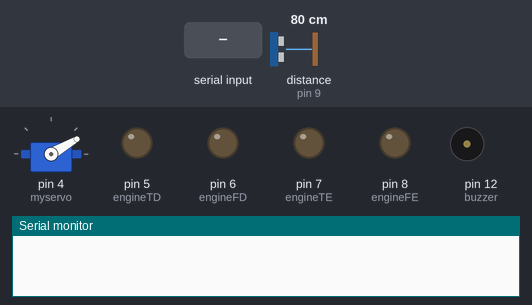
This sketch was run on a simulated Arduino Uno, built with avr-gcc and run on an emulated ATmega328P. On the bench: servo, output pins drawn as LEDs (lit = HIGH), buzzer (waves = sounding), the last lines printed to the serial monitor. The test bench sets the inputs (shaded band); at power-on: distance to the obstacle (sensor on pin 9) 80 cm.

Above: at 1.2 s.
1.3 s: "B" received over the second serial link
At 4.2 s:
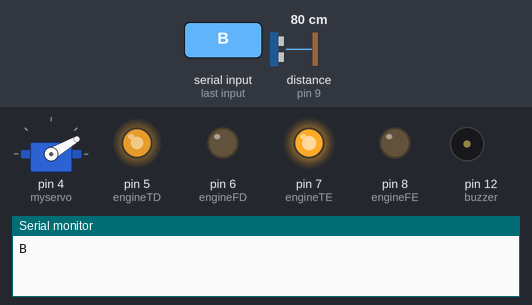
4.3 s: "C" received over the second serial link
At 5.6 s:
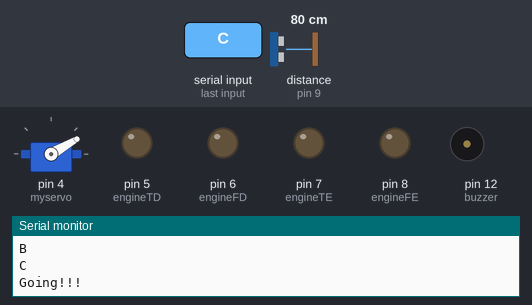
5.9 s: "E" received over the second serial link
At 6.6 s:
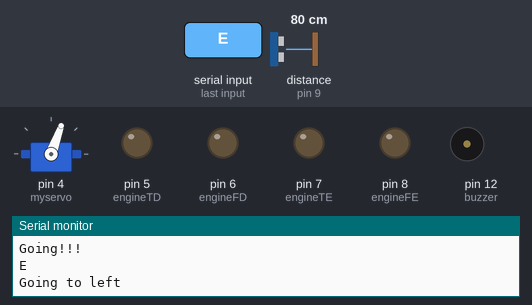
7.4 s: "D" received over the second serial link
At 7.7 s:
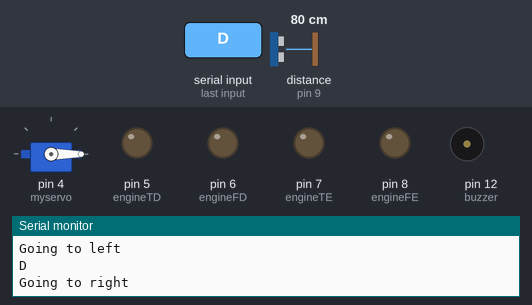
8.9 s: "D" received over the second serial link
Timing chart, 0 to 11.5 s (numbered marks = the images above; inputs shaded):
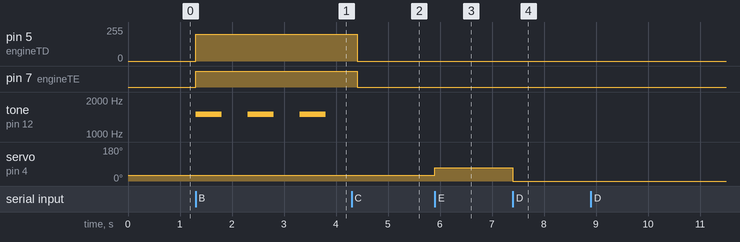

Measured:
- after the input at 1.3 s, pin 5 (engineTD): 0/255 → 200/255 at once; pin 7 (engineTE): LOW → HIGH at once; tone on pin 12 (buzzer): alternates 1500 Hz for 0.50 s and silent for 0.50 s, starting at once
- after the input at 4.3 s, pin 5 (engineTD): 200/255 → 0/255 after 0.11 s; pin 7 (engineTE): HIGH → LOW after 0.11 s; tone on pin 12 (buzzer): stops changing and stays silent
- after the input at 5.9 s, servo on pin 4 (myservo): 30° → 70° at once
- after the input at 7.4 s, servo on pin 4 (myservo): 70° → 0° at once

The sketch:

sketch_oct18a.ino
```cpp
#include <SoftwareSerial.h>
#include <HCSR04.h>
#include <Servo.h>

SoftwareSerial serialdoBluetooth(2, 3);

#define Ex 9
#define Tx 11

#define engineFD 6
#define engineTD 5
#define engineTE 7
#define engineFE 8

#define speed 255
#define speed_back 200
#define speed_zero 0

HCSR04 hc(Tx, Ex);
Servo myservo;

int buzzer = 12;
char valueBluetooth;

void setup() {
  serialdoBluetooth.begin(9600);
  Serial.begin(115200);
  pinMode(buzzer, OUTPUT);
  pinMode(engineFD, OUTPUT);
  pinMode(engineTD, OUTPUT);
  pinMode(engineFE, OUTPUT);
  pinMode(engineTE, OUTPUT);
  stop_engines();
  myservo.attach(4);
  myservo.write(30);

}

void loop() {
  if (serialdoBluetooth.available()) {
    valueBluetooth = serialdoBluetooth.read();
    Serial.println(valueBluetooth);
  }
  switch (valueBluetooth) {
    case 'C':
    myservo.write(30);
    delay(100);
      if (valueBluetooth == 'C'){
       sensor_Go();
      }else{
       stop_engines();
      }
      break;

    case 'B':
      myservo.write(30);
      back();
      break;

    case 'E':
    myservo.write(70);
    delay(100);
    if (valueBluetooth == 'E'){
       sensor_left();
      }else{
       stop_engines();
      }
      break;

    case 'D':
      myservo.write(0);
      delay(100);
      if (valueBluetooth == 'D'){
       sensor_right();
      }else{
       stop_engines();
      }
      break;

    case 'c': case 'b': case 'e': case 'd':
      stop_engines();
      break;

    default:
    stop_engines();
      break;
  }
}

void left() {
  analogWrite(engineFD, speed);
  analogWrite(engineFE, speed_zero);
  analogWrite(engineTE, speed_zero);
  valueBluetooth = "";
}
void right() {
  analogWrite(engineFE, speed);
  analogWrite(engineFD, speed_zero);
  analogWrite(engineTD, speed_zero);
  valueBluetooth = "";
}
void Go() {
  analogWrite(engineFD, speed);
  analogWrite(engineFE, speed);
  analogWrite(engineTD, speed_zero);
  analogWrite(engineTE, speed_zero);
  valueBluetooth = "c";
}
void back() {
  analogWrite(engineTD, speed_back);
  analogWrite(engineTE, speed_back);
  analogWrite(engineFD, speed_zero);
  analogWrite(engineFE, speed_zero);
  tone(buzzer, 1500); delay(500); noTone(buzzer); delay(500);
}
void stop_engines() {
  analogWrite(engineFD, speed_zero);
  analogWrite(engineTD, speed_zero);
  analogWrite(engineFE, speed_zero);
  analogWrite(engineTE, speed_zero);
}

void sensor_Go(){
bool loop_on = true;
while (loop_on){
  float dist = hc.dist();
    if (dist <= 30.0) {
      stop_engines();
      Serial.println(dist);
      Serial.println("You can't go.");
      break;
    } else {
      Go();
      Serial.println("Going!!!");
      break;
    }

    if (serialdoBluetooth.available()) {
    valueBluetooth = serialdoBluetooth.read();
    Serial.println(valueBluetooth);

    if (valueBluetooth != 'C'){
      loop_on = false;
      break;
    }
  }
}
}


void sensor_right(){
bool loop_on = true;
while (loop_on){
  float dist = hc.dist();
    if (dist <= 30.0) {
      stop_engines();
      Serial.println("You can't go to right");
      break;
    } else {
      right();
      Serial.println("Going to right");
      break;
    }

    if (serialdoBluetooth.available()) {
    valueBluetooth = serialdoBluetooth.read();
    Serial.println(valueBluetooth);

    if (valueBluetooth != 'D'){
      loop_on = false;
      break;
    }
  }
}
}


void sensor_left(){
bool loop_on = true;
while (loop_on){
  float dist = hc.dist();
    if (dist <= 30.0) {
      stop_engines();
      Serial.println("You can't go to left.");
      break;
    } else {
      left();
      Serial.println("Going to left");
      break;
    }

    if (serialdoBluetooth.available()) {
    valueBluetooth = serialdoBluetooth.read();
    Serial.println(valueBluetooth);

    if (valueBluetooth != 'E'){
      loop_on = false;
      break;
    }
  }
}
}
```
